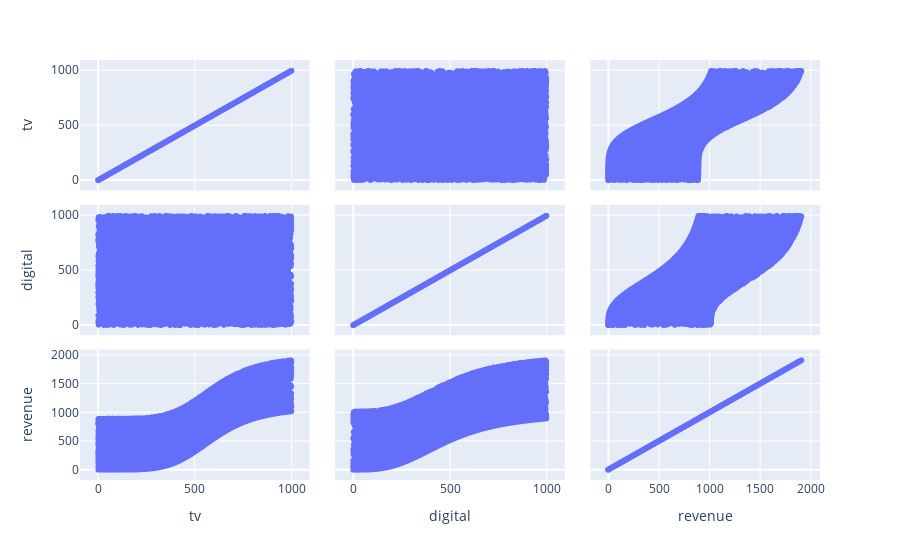

Notebook code for this chart:
### Code cell
#SCATER MATRIX
fig = px.scatter_matrix(MediaOpt)
fig.show()

### Figure 1 — Plotly figure (JSON) as saved in the notebook; plotly's stock layout.template omitted (floating-point values rounded to 4 significant figures; data arrays with more than 128 entries replaced by an {"elided": "..."} marker saying what was removed)
{"data": [{"dimensions": [{"axis": {"matches": true}, "label": "tv", "values": {"elided": "10000 float values"}}, {"axis": {"matches": true}, "label": "digital", "values": {"elided": "10000 float values"}}, {"axis": {"matches": true}, "label": "revenue", "values": {"elided": "10000 float values"}}], "hovertemplate": "%{xaxis.title.text}=%{x}<br>%{yaxis.title.text}=%{y}<extra></extra>", "legendgroup": "", "marker": {"color": "#636efa", "symbol": "circle"}, "name": "", "showlegend": false, "type": "splom"}], "layout": {"autosize": true, "dragmode": "select", "legend": {"tracegroupgap": 0}, "margin": {"t": 60}, "xaxis": {"autorange": true, "range": [-132.5, 1133.0], "type": "linear"}, "xaxis2": {"autorange": true, "range": [-132.8, 1133.0], "type": "linear"}, "xaxis3": {"autorange": true, "range": [-254.0, 2167.0], "type": "linear"}, "yaxis": {"autorange": true, "range": [-132.5, 1133.0], "type": "linear"}, "yaxis2": {"autorange": true, "range": [-132.8, 1133.0], "type": "linear"}, "yaxis3": {"autorange": true, "range": [-254.0, 2167.0], "type": "linear"}}}
